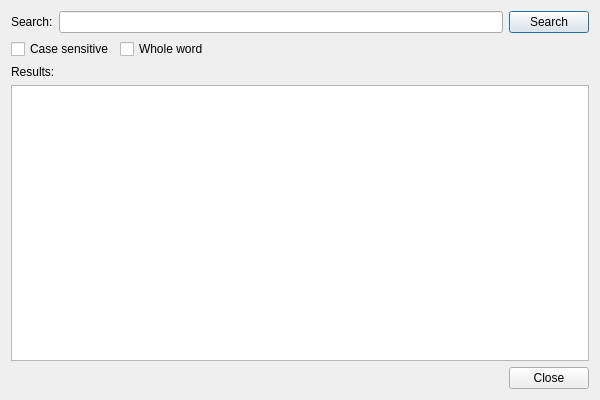
<?xml version="1.0" encoding="UTF-8"?>
<ui version="4.0">
 <class>SearchDialog</class>
 <widget class="QDialog" name="SearchDialog">
  <property name="geometry">
   <rect>
    <x>0</x>
    <y>0</y>
    <width>600</width>
    <height>400</height>
   </rect>
  </property>
  <property name="minimumSize">
   <size>
    <width>600</width>
    <height>400</height>
   </size>
  </property>
  <property name="windowTitle">
   <string>Search in Files</string>
  </property>
  <layout class="QVBoxLayout" name="verticalLayout">
   <item>
    <layout class="QHBoxLayout" name="searchLayout">
     <item>
      <widget class="QLabel" name="searchLabel">
       <property name="text">
        <string>Search:</string>
       </property>
      </widget>
     </item>
     <item>
      <widget class="QLineEdit" name="searchEdit"/>
     </item>
     <item>
      <widget class="QPushButton" name="searchButton">
       <property name="text">
        <string>Search</string>
       </property>
      </widget>
     </item>
    </layout>
   </item>
   <item>
    <layout class="QHBoxLayout" name="optionsLayout">
     <item>
      <widget class="QCheckBox" name="caseSensitiveCheck">
       <property name="text">
        <string>Case sensitive</string>
       </property>
      </widget>
     </item>
     <item>
      <widget class="QCheckBox" name="wholeWordCheck">
       <property name="text">
        <string>Whole word</string>
       </property>
      </widget>
     </item>
     <item>
      <spacer name="horizontalSpacer">
       <property name="orientation">
        <enum>Qt::Horizontal</enum>
       </property>
       <property name="sizeHint" stdset="0">
        <size>
         <width>40</width>
         <height>20</height>
        </size>
       </property>
      </spacer>
     </item>
    </layout>
   </item>
   <item>
    <widget class="QLabel" name="resultsLabel">
     <property name="text">
      <string>Results:</string>
     </property>
    </widget>
   </item>
   <item>
    <widget class="QListWidget" name="resultsView"/>
   </item>
   <item>
    <layout class="QHBoxLayout" name="buttonLayout">
     <item>
      <spacer name="horizontalSpacer_2">
       <property name="orientation">
        <enum>Qt::Horizontal</enum>
       </property>
       <property name="sizeHint" stdset="0">
        <size>
         <width>40</width>
         <height>20</height>
        </size>
       </property>
      </spacer>
     </item>
     <item>
      <widget class="QPushButton" name="closeButton">
       <property name="text">
        <string>Close</string>
       </property>
      </widget>
     </item>
    </layout>
   </item>
  </layout>
 </widget>
 <resources/>
 <connections>
  <connection>
   <sender>closeButton</sender>
   <signal>clicked()</signal>
   <receiver>SearchDialog</receiver>
   <slot>accept()</slot>
   <hints>
    <hint type="sourcelabel">
     <x>539</x>
     <y>369</y>
    </hint>
    <hint type="destinationlabel">
     <x>300</x>
     <y>199</y>
    </hint>
   </hints>
  </connection>
 </connections>
</ui>
